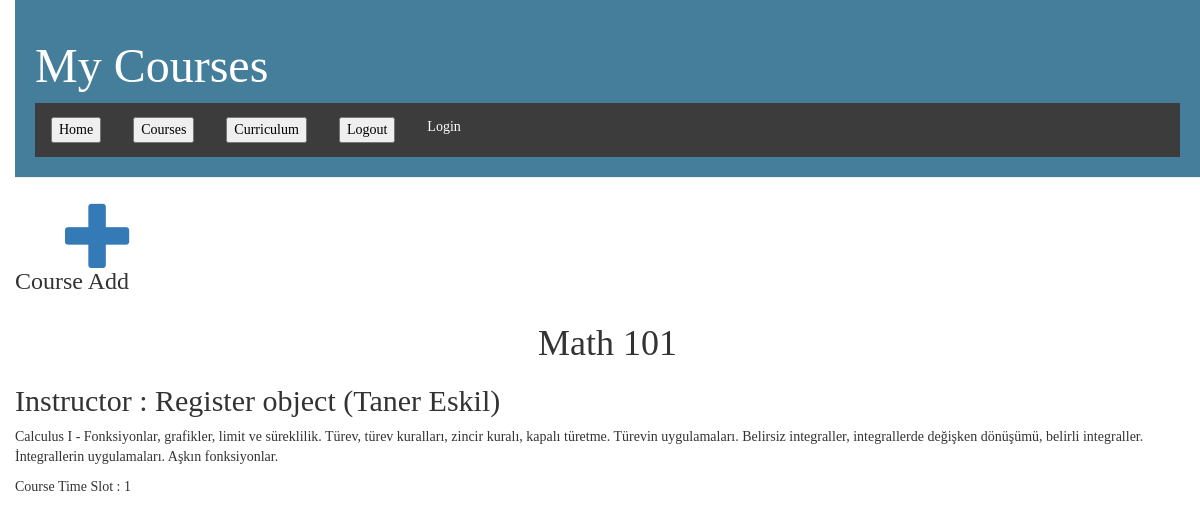
The page /course/Math 101/ on the database its author committed.
### Reg/models.py (models this page shows, shortened)
class Course(models.Model):
    class Meta:
        unique_together = (('course_name', 'day', 'hour'),)
    course_name = models.CharField(max_length=200, primary_key=True)
    instructor = models.ForeignKey(Register, default='Emine Ekin', on_delete=models.CASCADE)
    syllabus = models.TextField(null=True)
    section = models.IntegerField(default=1)
    place = models.CharField(max_length=10, null=True, blank=True)
    day = models.IntegerField(choices=DAYS_OF_WEEK, default=None)
    hour = models.IntegerField(choices=COURSE_HOUR, default=None)
    to = models.IntegerField(choices=COURSE_HOUR, default=1)
    credit = models.IntegerField(null=True)
    depName = models.ForeignKey(Faculty, on_delete=models.CASCADE)

class Register(models.Model):
    name = models.CharField(max_length=255, primary_key=True)
    email = models.EmailField(default='empty@mail.com')
    password = models.CharField(max_length=255, null=True)
    usertype = models.IntegerField(default=1, validators=[MinValueValidator(0), MaxValueValidator(3)], )

### Reg/views.py (the view)
# urls.py: path('course/<str:pk>/', views.course_detail, name='course_detail'),
def course_detail(request, pk):
    course = get_object_or_404(Course, pk=pk)
    return render(request, 'users/course_detail.html', {'course': course})

### Reg/templates/users/course_detail.html (shortened to what this page needs)
{% extends 'users/base.html' %}
{% block content %}
    <div class="post" style="align-content: center;">
          <h1 style="text-align: center;">{{ course.course_name }} </h1>
        <h2> Instructor : {{ course.instructor }}</h2>
        <p>{{ course.syllabus|linebreaksbr }}</p>
        <p> Course Time Slot : {{ course.section }}</p>
    </div>
{% endblock %}

### Reg/static/css/base.css (style rules this page uses)
body { padding-left: 15px; font-family: 'Handlee', cursive; }

### rows shown on the page
Course: course_name "Math 101", instructor "Register object (Taner Eskil)", syllabus "Calculus I - Fonksiyonlar, grafikler, limit ve süreklilik. Türev, türev kuralları, zincir kuralı, kapalı türetme. Türevin uygulamaları. Belirsiz integraller, integrallerde değişken dönüşümü, belirli integraller. İntegrallerin uygulamaları. Aşkın fonksiyonlar.", section "1"
